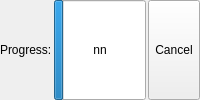
     <widget class="QWidget" name="progressBarArea" native="true">
      <property name="enabled">
       <bool>true</bool>
      </property>
      <property name="sizePolicy">
       <sizepolicy hsizetype="Minimum" vsizetype="Minimum">
        <horstretch>0</horstretch>
        <verstretch>0</verstretch>
       </sizepolicy>
      </property>
      <layout class="QHBoxLayout" name="horizontalLayout_3">
       <property name="spacing">
        <number>2</number>
       </property>
       <property name="sizeConstraint">
        <enum>QLayout::SetMinimumSize</enum>
       </property>
       <property name="leftMargin">
        <number>0</number>
       </property>
       <property name="topMargin">
        <number>0</number>
       </property>
       <property name="rightMargin">
        <number>0</number>
       </property>
       <property name="bottomMargin">
        <number>0</number>
       </property>
       <item>
        <widget class="QLabel" name="progressLabel">
         <property name="sizePolicy">
          <sizepolicy hsizetype="Preferred" vsizetype="Preferred">
           <horstretch>0</horstretch>
           <verstretch>0</verstretch>
          </sizepolicy>
         </property>
         <property name="sizeIncrement">
          <size>
           <width>200</width>
           <height>0</height>
          </size>
         </property>
         <property name="text">
          <string>Progress:</string>
         </property>
        </widget>
       </item>
       <item>
        <widget class="QProgressBar" name="progressBar">
         <property name="sizePolicy">
          <sizepolicy hsizetype="Expanding" vsizetype="Minimum">
           <horstretch>0</horstretch>
           <verstretch>0</verstretch>
          </sizepolicy>
         </property>
         <property name="maximum">
          <number>222</number>
         </property>
         <property name="value">
          <number>24</number>
         </property>
         <property name="textVisible">
          <bool>true</bool>
         </property>
         <property name="format">
          <string>nn</string>
         </property>
        </widget>
       </item>
       <item>
        <widget class="QToolButton" name="progress_Cancel">
         <property name="sizePolicy">
          <sizepolicy hsizetype="Minimum" vsizetype="Minimum">
           <horstretch>0</horstretch>
           <verstretch>0</verstretch>
          </sizepolicy>
         </property>
         <property name="text">
          <string>Cancel</string>
         </property>
        </widget>
       </item>
      </layout>
     </widget>
